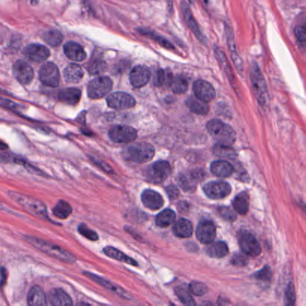
//> input picture Digital Image Processing Projects/CS4650_HW3/Histopathology_BreastCacer_1127.tif, 306 x 306 px
$ ./HW3 Histopathology_BreastCacer_1127.tif   (built with g++ and OpenCV 4)
//> lines starting //> are read from the running program, lines starting //| are printed output that depends on the picture; after the words box and inside, x2 and y2 are one past the last pixel; in counts of white or black regions, pixels touching at a corner belong together
#include <opencv2/opencv.hpp>
#include <opencv2/highgui.hpp>
#include "opencv2/core.hpp"
#include <iostream>
#include <string>
#include <climits>

using namespace cv;
using namespace std;

Mat kMeansColor(Mat img, int numOfClusters);
Mat kMeansIntensity(Mat img, int numOfClusters);

int main(int argc, char** argv) {

	if (argc != 2) {
		cout << "Invalid number of arguments! " << argc << "\n";
		exit(0);
	}

	Mat malariaColor = imread(argv[1], IMREAD_COLOR);
//> malariaColor is the input picture: 306 rows x 306 cols, CV_8UC3; mean B, G, R 162.8, 121.2, 173.7
	Mat malariaGray = imread(argv[1], IMREAD_GRAYSCALE);
//> malariaGray: 306 rows x 306 cols, CV_8UC1; min 31, max 255, mean 141.6

	imwrite("malariaGray.png", malariaGray);

	Mat malariaLaplacian = malariaGray.clone();
	Mat malariaFiltered = malariaColor.clone();

	// This value dictates the number of clusters to be ran in each k-means method call //
	int numberOfKmeansClusters = 4;

	cout << "\n Running k-means operations with k = " << numberOfKmeansClusters << "\n";

	imshow("Malaria Input Image", malariaColor);
	waitKey(0);

	Mat malariaKmeansColor = kMeansColor(malariaColor, numberOfKmeansClusters);
//> after the loop in kMeansColor, `for (int i = 0; i < img.rows; i++)`:
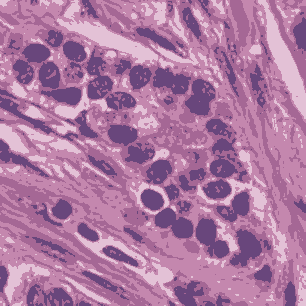
//> kMeansImg: 306 rows x 306 cols, CV_8UC3; mean B, G, R 162.2, 120.6, 173.3
	imshow("Malaria Image after k-means with Feature = Color", malariaKmeansColor);
	imwrite("malariaKmeansColor.png", malariaKmeansColor);
	waitKey(0);

	Mat malariaKmeansMask;
	Mat dilateMat = Mat::ones(2, 2, 0);
	Mat erodeMat = Mat::ones(2, 2, 0);
	cvtColor(malariaKmeansColor, malariaKmeansMask, COLOR_BGR2GRAY);

	// Thresholding operation
	for (int i = 0; i < malariaKmeansMask.rows; i++) {
		for (int j = 0; j < malariaKmeansMask.cols; j++) {
			if (malariaKmeansMask.at<uchar>(i, j) < 90) {
				malariaKmeansMask.at<uchar>(i, j) = 255;
			}
			else {
				malariaKmeansMask.at<uchar>(i, j) = 0;
			}
		}
	}
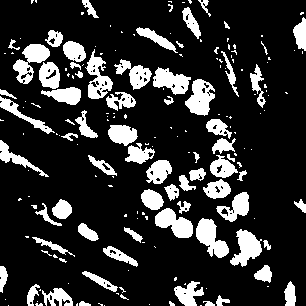
//> malariaKmeansMask: 306 rows x 306 cols, CV_8UC1; 19% white; 186 white regions (115 under 20 px), largest, box (x1, y1, x2, y2) and area: (196, 218, 229, 258) 711, (13, 44, 50, 84) 692, (185, 79, 215, 116) 677

	dilate(malariaKmeansMask, malariaKmeansMask, dilateMat);
	erode(malariaKmeansMask, malariaKmeansMask, erodeMat);
//> malariaKmeansMask: 306 rows x 306 cols, CV_8UC1; 19.2% white; 166 white regions (98 under 20 px), largest, box (x1, y1, x2, y2) and area: (14, 45, 82, 106) 1573, (197, 219, 230, 259) 721, (186, 80, 216, 117) 685

	imshow("Malaria k-means (Binarized) Before Hole Filling", malariaKmeansMask);

	Mat malariaFilled = malariaKmeansMask.clone();
	floodFill(malariaFilled, Point(0, 0), Scalar(255));
//> malariaFilled: 306 rows x 306 cols, CV_8UC1; 99.5% white; black in thin lines or dots, all inside (x1, y1, x2, y2) = (0, 0, 264, 306)

	Mat malariaFilledInverse;
	bitwise_not(malariaFilled, malariaFilledInverse);

	malariaKmeansMask = (malariaKmeansMask | malariaFilledInverse);
//> malariaKmeansMask: 306 rows x 306 cols, CV_8UC1; 19.7% white; 166 white regions (98 under 20 px), largest, box (x1, y1, x2, y2) and area: (14, 45, 82, 106) 1643, (197, 219, 230, 259) 721, (86, 50, 114, 100) 712

	imshow("Malaria k-means (Binarized) After Hole Filling", malariaKmeansMask);
	imwrite("malariaKmeansBinarized.png", malariaKmeansMask);
	waitKey(0);

	Mat distTransform;
	distanceTransform(malariaKmeansMask, distTransform, DIST_L2, 3);
	normalize(distTransform, distTransform, 0, 1.0, NORM_MINMAX);

	imshow("Malaria Distance Transform", distTransform);
	imwrite("malariaDistanceTransform.png", distTransform);
	waitKey(0);

	threshold(distTransform, distTransform, 0.65, 1.0, THRESH_BINARY);

	imshow("Malaria Distance Transform (Binarized)", distTransform);
	imwrite("malariaDistanceTransformBinarized.png", distTransform);
	waitKey(0);

	dilate(distTransform, distTransform, dilateMat);
//> distTransform: 306 rows x 306 cols, CV_32FC1; values 0 (black) and 1 (white), 0.38% white; 18 white regions (10 under 20 px), largest, box (x1, y1, x2, y2) and area: (54, 300, 66, 306) 56, (197, 97, 205, 108) 42, (248, 242, 255, 251) 36

	Mat distTransformColor;
	Mat markers = Mat::zeros(distTransform.size(), CV_32S);
	distTransform.convertTo(distTransformColor, 0);
//> distTransformColor: 306 rows x 306 cols, CV_8UC1; values 0 (black) and 1 (white), 0.38% white; 18 white regions (10 under 20 px)
	vector<vector<Point>> edges;

	findContours(distTransformColor, edges, RETR_EXTERNAL, CHAIN_APPROX_SIMPLE);
//> edges = 18 contours, 14 with area under 20; largest, box (x1, y1, x2, y2) and area: (54, 300, 66, 306) 42, (197, 97, 205, 108) 28, (248, 242, 255, 251) 24, (49, 72, 53, 81) 20
	for (size_t i = 0; i < edges.size(); i++)
	{
		drawContours(markers, edges, static_cast<int>(i), Scalar(static_cast<int>(i) + 1), -1);
	}
//> this loop made 18 passes
//> markers: 306 rows x 306 cols, CV_32SC1; 19 distinct labels, from 0 to 18

	circle(markers, Point(5, 5), 3, Scalar(255), -1);
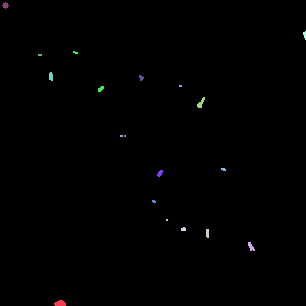
//> markers: 306 rows x 306 cols, CV_32SC1; 20 distinct labels, from 0 to 255; one colour per label, 0 black
	Mat markerVisual;

	watershed(malariaKmeansColor, markers);
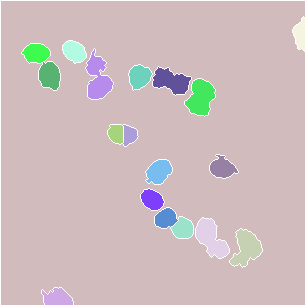
//> markers: 306 rows x 306 cols, CV_32SC1; 20 distinct labels, from -1 to 255; one colour per label, 0 black, -1 white

	markers.convertTo(markerVisual, 0, 10);
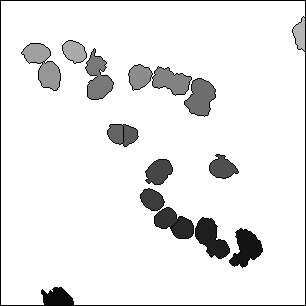
//> markerVisual: 306 rows x 306 cols, CV_8UC1; min 0, max 255, mean 234
	imshow("Malaria Markers", markerVisual);
	imwrite("malariaMarkers.png", markerVisual);
	waitKey(0);

	Mat markersInverted;
	markers.convertTo(markersInverted, 0);
	bitwise_not(markersInverted, markersInverted);

	Mat labels(markersInverted.size(), CV_32S);
	int cc = connectedComponents(markersInverted, labels);
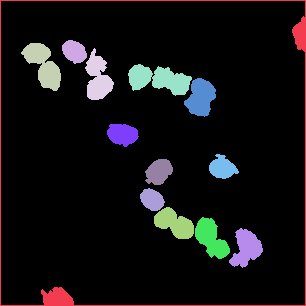
//> labels: 306 rows x 306 cols, CV_32SC1; 14 distinct labels, from 0 to 13; one colour per label, 0 black
//> cc = 14
	cout << "\n" << cc << "\n";
//| 14
	int* regionAreas = new int[cc];
	for (int i = 0; i < cc; i++) {
		regionAreas[i] = 0;
	}
//> this loop made 14 passes

	int** colors = new int* [cc];
	for (int i = 0; i < cc; i++) {
		colors[i] = new int[4];
		colors[i][0] = 0;
		colors[i][1] = 0;
		colors[i][2] = 0;
		colors[i][3] = 0;
	}

	for (int i = 0; i < malariaKmeansColor.rows; i++) {
		for (int j = 0; j < malariaKmeansColor.cols; j++) {
			int pixelLabel = labels.at<int>(i, j);
			regionAreas[pixelLabel] += 1;

			colors[pixelLabel][0] += malariaKmeansColor.at<Vec3b>(i, j)[0];
			colors[pixelLabel][1] += malariaKmeansColor.at<Vec3b>(i, j)[1];
			colors[pixelLabel][2] += malariaKmeansColor.at<Vec3b>(i, j)[2];
			colors[pixelLabel][3] += 1;
		}
	}

	for (int i = 0; i < cc; i++) {
		colors[i][0] = colors[i][0] / colors[i][3];
		colors[i][1] = colors[i][1] / colors[i][3];
		colors[i][2] = colors[i][2] / colors[i][3];

		if (i == 0) {
			cout << "Background Area: " << regionAreas[i] << "\n";
		}
		else {
			cout << "Cell " << i << " Area: " << regionAreas[i] << " pixels.\n";
			cout << "Cell " << i << " Mean Color(BGR): " << colors[i][0] << " " << colors[i][1] << " " << colors[i][2] << "\n";
		}
	}

	Mat malariaMeanColors = malariaKmeansColor.clone();
	for (int i = 0; i < malariaKmeansColor.rows; i++) {
		for (int j = 0; j < malariaKmeansColor.cols; j++) {
			int pixelLabel = labels.at<int>(i, j);
			Vec3b color;
			color[0] = colors[pixelLabel][0];
			color[1] = colors[pixelLabel][1];
			color[2] = colors[pixelLabel][2];

			malariaMeanColors.at<Vec3b>(i,j) = color;
		}
	}
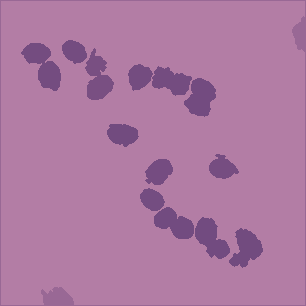
//> malariaMeanColors: 306 rows x 306 cols, CV_8UC3; mean B, G, R 161.3, 120, 172.6

	imshow("Malaria Image Mean Colors", malariaMeanColors);
	imwrite("malariaMeanColors.png", malariaMeanColors);
	waitKey(0);

	return 0;
}

Mat kMeansColor(Mat img, int numOfClusters) {
	Mat kMeansImg = img.clone();
	int* pixelClusters = new int[img.rows * img.cols](); // Holds the cluster each pixel is assigned to.
	bool done = false;

	// Create array that holds cluster centers
	int** centers = new int* [numOfClusters];
	for (int i = 0; i < numOfClusters; i++) {
		centers[i] = new int[3];

		// Initialize each center to be a random color
		centers[i][0] = rand() % 255;
		centers[i][1] = rand() % 255;
		centers[i][2] = rand() % 255;
	}

	// Loop that ends when no cluster centers are changed
	while (!done) {

		// 2D array that will hold the number of pixels and running sum of pixel colors for each cluster
		int** clusterValues = new int* [numOfClusters];
		for (int i = 0; i < numOfClusters; i++) {
			clusterValues[i] = new int[4];
			clusterValues[i][0] = 0; // Color channel 1
			clusterValues[i][1] = 0; // Color channel 2
			clusterValues[i][2] = 0; // Color channel 3
			clusterValues[i][3] = 0; // Number of pixels in cluster
		}

		// Run through every pixel and assign cluster based on color
		for (int i = 0; i < img.rows; i++) {
			for (int j = 0; j < img.cols; j++) {


				// Extract Color from current pixel. //
				Vec3b color = img.at<Vec3b>(i, j);


				int assignedCluster = 0;

				for (int k = 0; k < numOfClusters; k++) {

					int newClusterDistance = abs(color[0] - centers[k][0]) + abs(color[1] - centers[k][1]) + abs(color[2] - centers[k][2]);

					int currentClusterDistance = abs(color[0] - centers[assignedCluster][0]) + abs(color[1] - centers[assignedCluster][1]) + abs(color[2] - centers[assignedCluster][2]);

					if (newClusterDistance < currentClusterDistance) { // If pixel mean is closer to a cluster that isn't the one it's currently assigned to
						assignedCluster = k; // Then assign pixel to new cluster
					}
				}

				pixelClusters[i * img.cols + j] = assignedCluster;
				clusterValues[assignedCluster][0] += color[0];
				clusterValues[assignedCluster][1] += color[1];
				clusterValues[assignedCluster][2] += color[2];
				clusterValues[assignedCluster][3] += 1;
			}
		}

		// Check for cluster centers that have changed
		bool unchanged = true;
		for (int i = 0; i < numOfClusters; i++) {

			if (clusterValues[i][3] > 0) { // Checks for edge Case check for cluster with 0 pixels

				if (clusterValues[i][0] / clusterValues[i][3] != centers[i][0]) {
					centers[i][0] = clusterValues[i][0] / clusterValues[i][3];
					unchanged = false;
				}

				if (clusterValues[i][1] / clusterValues[i][3] != centers[i][1]) {
					centers[i][1] = clusterValues[i][1] / clusterValues[i][3];
					unchanged = false;
				}

				if (clusterValues[i][2] / clusterValues[i][3] != centers[i][2]) {
					centers[i][2] = clusterValues[i][2] / clusterValues[i][3];
					unchanged = false;
				}
			}
		}

		if (unchanged) { // Check for no change in centers, indicating an end to the encapsulating while loop
			done = true;
		}

		for (int i = 0; i < numOfClusters; i++) {
			delete[] clusterValues[i];
		}
		delete[] clusterValues;
	}

	for (int i = 0; i < img.rows; i++) {
		for (int j = 0; j < img.cols; j++) {
			kMeansImg.at<Vec3b>(i, j)[0] = centers[pixelClusters[i * img.cols + j]][0];
			kMeansImg.at<Vec3b>(i, j)[1] = centers[pixelClusters[i * img.cols + j]][1];
			kMeansImg.at<Vec3b>(i, j)[2] = centers[pixelClusters[i * img.cols + j]][2];
		}
	}

	// Free array memory
	for (int i = 0; i < numOfClusters; i++) {
		delete[] centers[i];
	}
	delete[] centers;
	delete[] pixelClusters;

	return kMeansImg;
}


// [85 lines left out: function kMeansIntensity, not called in this run]
